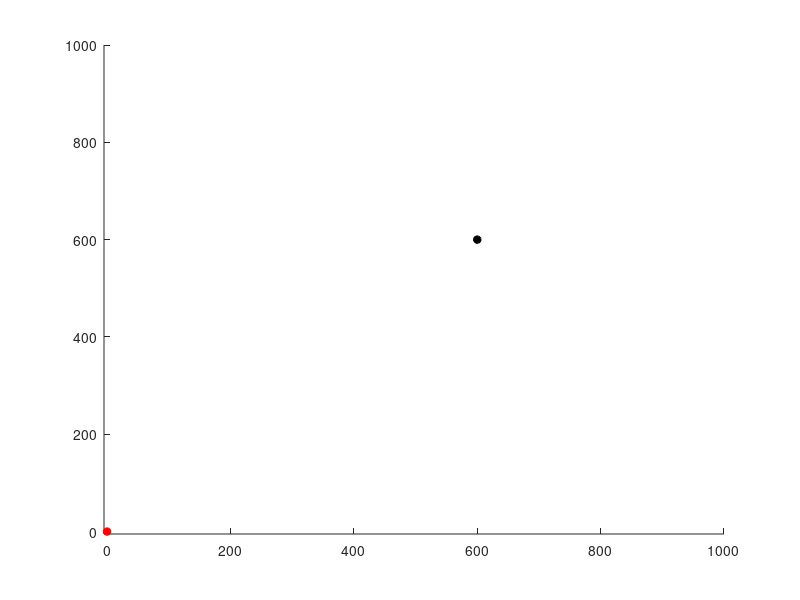

Write MATLAB code to recreate this figure. (Note: this script raises an error after producing the figure.)
close all;
clear;
clc;

x_max = 1000;%Max X map range 
y_max = 1000;%Max Y map range    

%Obstacle positions on map
poly = { [300,500; 200,200;450,300],[600,700;650,500;750,600;800,780],[550,450;750,350;700,250;530,300],[310,750;340,600;500,550;480,650]};
      
%parameters of RRT
EPS = 70; %Epsilon, max distance that a new node can be from nearest neighbour
numNodes = 300; %number of nodes generated within this program

%% Initialization %%%%%%%%%%%
q_start.coord = [0,0];   %%%*** Write value, starting point
q_start.cost = 0;    %%%*** Write value 
q_start.parent = 0;  %%%*** Write value, state config to generate path
q_goal.coord = [600,600];    %%%*** Write value, ending point
q_goal.cost = 0;     %%%*** Write value

nodes(1) = q_start; %starting node
%%%%%%%%%%%%%%%%%%%%%%%%%%
%drawing map 
figure(1)
axis([-5 x_max -5 y_max])
hold on
plot(q_start.coord(1),q_start.coord(2),'r*','LineWidth',2)
plot(q_goal.coord(1),q_goal.coord(2),'k*','LineWidth',2)
RRT_obstacles_plot_poly(gca, poly);

%%
%start to generate nodes for RRT
for i = 1:1:numNodes


    %% Step 1:Generate Random state or points 
    %%%%==========================================
    q_rand = [floor(rand(1)*x_max) floor(rand(1)*y_max)];%% ***write function, generate random nodes

    %%%%% Break if goal node is already reached
    for j = 1:1:length(nodes)
        if dist(nodes(j).coord, q_goal.coord) <= 50%%%%nodes(j).coord == q_goal.coord
            break
        end
    end
    %%%%%%%%%%%%%%%%%%%%%%%%%%%%%%%%%%%%%%%%%%%%%%%%%


    %% Step 2: Pick the closest node from existing list to branch out from
    %%%%%==================================================================
    ndist = [];
    for j = 1:1:length(nodes)
        n = nodes(j);   %initializing with randomly generated nodes
        tmp = dist(n.coord, q_rand);%% **write input arguments
        ndist = [ndist tmp]; %randomly generated nodes and their distance 
    end
    [val, idx] = min(ndist);%%%***Write the function
    q_nearest = nodes(idx);
    %%%%%%%%%%%%%%%%%%%%%%%%%%%%%%%%%%%%%%%%%%%%%%%%%%%%%%%%%

    %% Step 3: Steer from ������_������������������������������������������ to ������_������������������������ 
    %%%%==========================================
    %steering from newly generated coordinates
    q_new.coord = steer(q_rand, q_nearest.coord, val, EPS);%% ***write the Steer function;
    edge_rand = [q_nearest.coord(1),q_nearest.coord(2); q_new.coord];
    plot(q_rand(1),q_rand(2),'r.')
    %%%%%%%%%%%%%%%%%%%%%%%%%%%%%%%%%%%%%%%%%%%%


    %% Step 4: Collision check %%%%%%%%%%%%%%%%%%%%%%%%%%%%%%%
    %%%%%===================================================
    chk_collision(edge_rand,poly); %%%% ***write the input
    
    if chk_collision(edge_rand,poly) == 0  %checking if collision present
        line([q_nearest.coord(1), q_new.coord(1)], [q_nearest.coord(2), q_new.coord(2)], 'Color', 'k', 'LineWidth', 1);
        drawnow
        hold on
        q_new.cost = dist(q_new.coord, q_nearest.coord) + q_nearest.cost;%% ***write cost expression, new cost generated for new coords
        q_new.parent =  idx;%nearest node assigned as parent of new node

  
        %% Step 5: Append to nodes %%%%%%%%%%%
        %%%%====================================
        nodes = [nodes q_new]; 
    end
end


%% Find Path : Search backwards from goal to start to find the optimal least cost path
%%%%=================================================================================

%%%% Step 1:
D = []; %optimal nodes 
for j = 1:1:length(nodes)
    tmpdist = dist(nodes(j).coord, q_goal.coord);%%***write input arguments
    D = [D tmpdist];
end

%%%%Step 2:
[val, idx] = min(D);     %%***write input arguments

q_final = nodes(idx);
q_goal.parent = idx;
q_end = q_goal;
nodes = [nodes q_goal];
k =0;
while q_end.parent ~= 0
    start = q_end.parent;   %from goal nodes
    k=k+1;
    via_points(k,:) = nodes(start);

    %%%%Step 3:
    %%%% ***write experession
    %drawing line to join each nodes
    line([q_end.coord(1), nodes(start).coord(1)], [q_end.coord(2),nodes(start).coord(2)],'Color','r','LineWidth',2);
    hold on
    %%%% Step 4:
    %%%% ***write experession
    %starting node
    %generate nodes
    q_end = nodes(start);
end